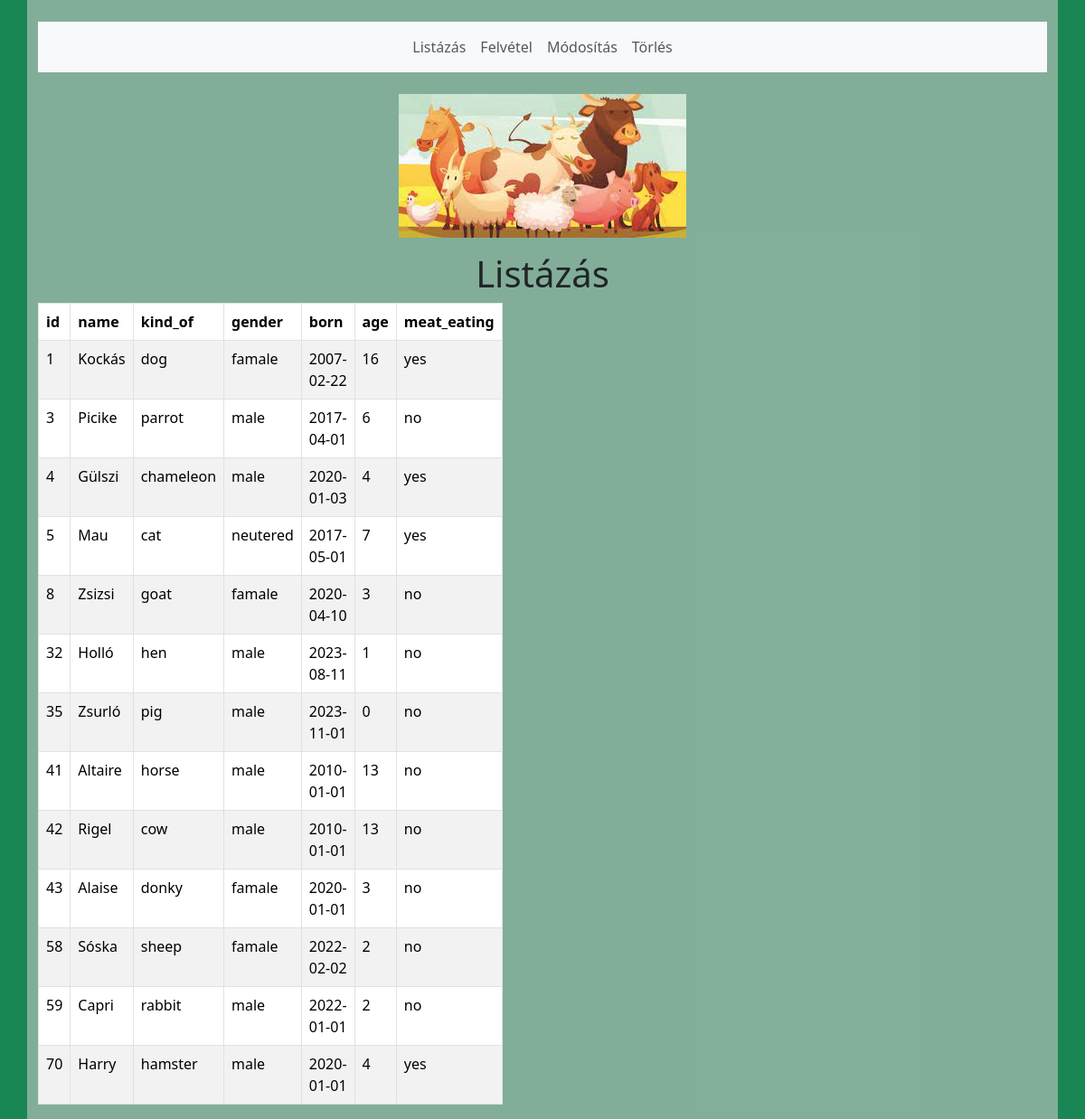
The page / on the database its author committed.
### tables this page shows
CREATE TABLE `allatok` (
  `id` int(3) NOT NULL,
  `name` varchar(30) NOT NULL,
  `kind_of` varchar(30) NOT NULL,
  `gender` enum('male','famale','neutered') NOT NULL,
  `born` date NOT NULL,
  `age` int(10) NOT NULL,
  `meat_eating` enum('yes','no') NOT NULL
);

### Functions.php (called while the page is built, shortened)
<?php
class Functions
{
    private $connection;
    public function __construct()
    {
        $this->connection = new mysqli("localhost", "root", "", "php_elso_dolgozat");
    }
    function select()
    {
        $sql = "SELECT * FROM allatok";
        $result = $this->connection->query($sql);
        return $result->fetch_all(MYSQLI_ASSOC);
    }
}
?>

### index.php (the view, shortened to what this page needs)
<!DOCTYPE html>
<html lang="hu">
<head>
    <link href="https://cdn.jsdelivr.net/npm/bootstrap@5.3.2/dist/css/bootstrap.min.css" rel="stylesheet">
</head>
<body class="bg-success">
    <div class="container">
        <br>
    </div>
    <?php
    include "navigacio.php"
    ?>
    <?php
    require_once "Functions.php";
    $database = new Functions();
    $allatok = $database->select();
    ?>
    <div class="container">
        <div class="row align-items-center">
            <div class="col-sm-12 align-self-center">
                <br>
                <img src="./images/allatok.jpg" class="mx-auto d-block mb-3" alt="rajzállatok">
            </div>
        </div>
        <div class="row">
            <div class="col-sm-12">
                <h1 class="text-center">Listázás</h1>
            </div>
        </div>
        <div class="table-responsive">
            <div class="col-xl-3">
                <table class="table table-striped table-bordered">
                    <thead>
                        <tr>
                            <th>id</th>
                            <th>name</th>
                            <th>kind_of</th>
                            <th>gender</th>
                            <th>born</th>
                            <th>age</th>
                            <th>meat_eating</th>
                        </tr>
                    </thead>
                    <tbody>
                        <?php foreach ($allatok as $allat): ?>
                            <tr>
                                <td><?php echo $allat['id'] ?></td>
                                <td><?php echo $allat['name'] ?></td>
                                <td><?php echo $allat['kind_of'] ?></td>
                                <td><?php echo $allat['gender'] ?></td>
                                <td><?php echo $allat['born'] ?></td>
                                <td><?php echo $allat['age'] ?></td>
                                <td><?php echo $allat['meat_eating'] ?></td>
                            </tr>
                        <?php endforeach; ?>
                    </tbody>
                </table>
            </div>
        </div>
    </div>
</body>
</html>

### navigacio.php
<div class="container" id="">
    <nav class="navbar navbar-expand-sm bg-light justify-content-center">
        <ul class="navbar-nav">
            <li class="nav-item">
                <a class="nav-link" href="index.php">Listázás</a>
            </li>
            <br>
            <li class="nav-item">
                <a class="nav-link" href="felvetel.php">Felvétel</a>
            </li>
            <br>
            <li class="nav-item">
                <a class="nav-link" href="modositas.php">Módosítás</a>
            </li>
            <br>
            <li class="nav-item">
                <a class="nav-link" href="torles.php">Törlés</a>
            </li>
        </ul>
    </nav>
</div>

### index.php (style rules this page uses)
.container { background-color: rgba(200,200,200,0.6); }

### rows shown on the page
allatok: id "1", name "Kockás", kind_of "dog", gender "famale", born "2007-02-22", age "16", meat_eating "yes"
allatok: id "3", name "Picike", kind_of "parrot", gender "male", born "2017-04-01", age "6", meat_eating "no"
allatok: id "4", name "Gülszi", kind_of "chameleon", gender "male", born "2020-01-03", age "4", meat_eating "yes"
allatok: id "5", name "Mau", kind_of "cat", gender "neutered", born "2017-05-01", age "7", meat_eating "yes"
allatok: id "8", name "Zsizsi", kind_of "goat", gender "famale", born "2020-04-10", age "3", meat_eating "no"
allatok: id "32", name "Holló", kind_of "hen", gender "male", born "2023-08-11", age "1", meat_eating "no"
allatok: id "35", name "Zsurló", kind_of "pig", gender "male", born "2023-11-01", age "0", meat_eating "no"
allatok: id "41", name "Altaire", kind_of "horse", gender "male", born "2010-01-01", age "13", meat_eating "no"
allatok: id "42", name "Rigel", kind_of "cow", gender "male", born "2010-01-01", age "13", meat_eating "no"
allatok: id "43", name "Alaise", kind_of "donky", gender "famale", born "2020-01-01", age "3", meat_eating "no"
allatok: id "58", name "Sóska", kind_of "sheep", gender "famale", born "2022-02-02", age "2", meat_eating "no"
allatok: id "59", name "Capri", kind_of "rabbit", gender "male", born "2022-01-01", age "2", meat_eating "no"
allatok: id "70", name "Harry", kind_of "hamster", gender "male", born "2020-01-01", age "4", meat_eating "yes"
